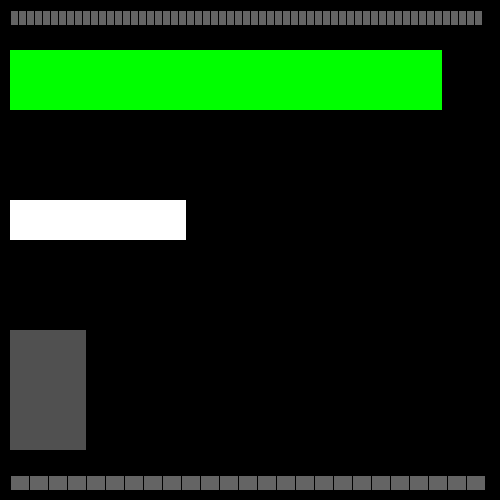
Frame 1 (no input)
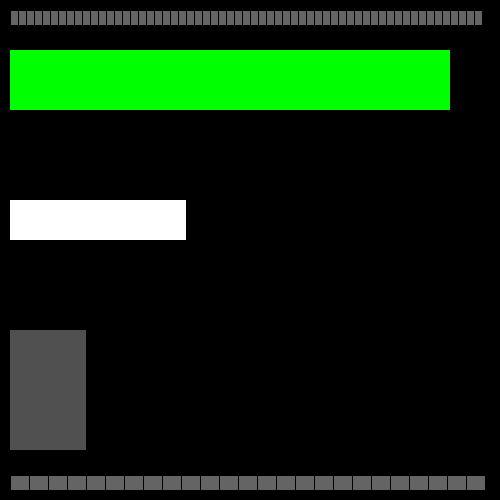
Frame 60 (the mouse pressed at the canvas centre just before this capture)
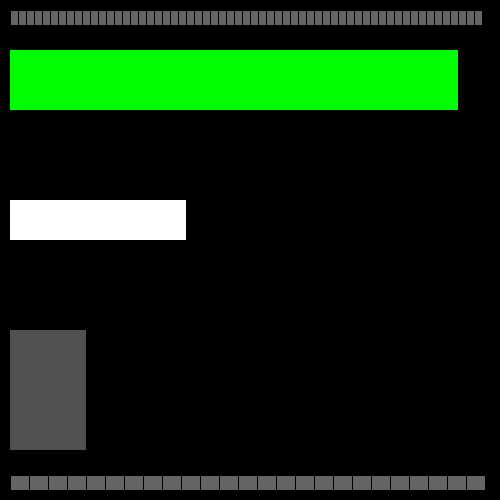
Frame 120 (the mouse held since frame 60 and released just before this capture)

The Processing sketch that drew these frames (run headless with seeded random() and noise(); from frame 60 on, the mouse is pressed at the canvas centre):

// Processing sketch: processing_120582
// ── processing_120582.pde

void setup()
{
size(500, 500);
background(0);
}

void draw()
{
  background(0);
   for(int i=10; i<480; i+=8)
  {
    stroke(0);
    fill(100, 100, 100);
    rect(i, 10, 8, 15);
  }

  
  for(int i=10; i<470; i+=19)
  
  {
    stroke(0);
    fill(100);
    rect(i, 475, 19, 15);
  }
  
  {
    int sec = second()*8;
    fill(0, 255, 0);
    noStroke();
    rect(10, 50, sec, 60); 
   }


  {
    int min = minute()*8;
    fill(255);
    noStroke();
    rect(10, 200, min, 40);
   }


  {
    int h = hour()*19;
    fill(80, 80, 80);
    noStroke();
    rect(10, 330, h, 120);
   }
   
}
